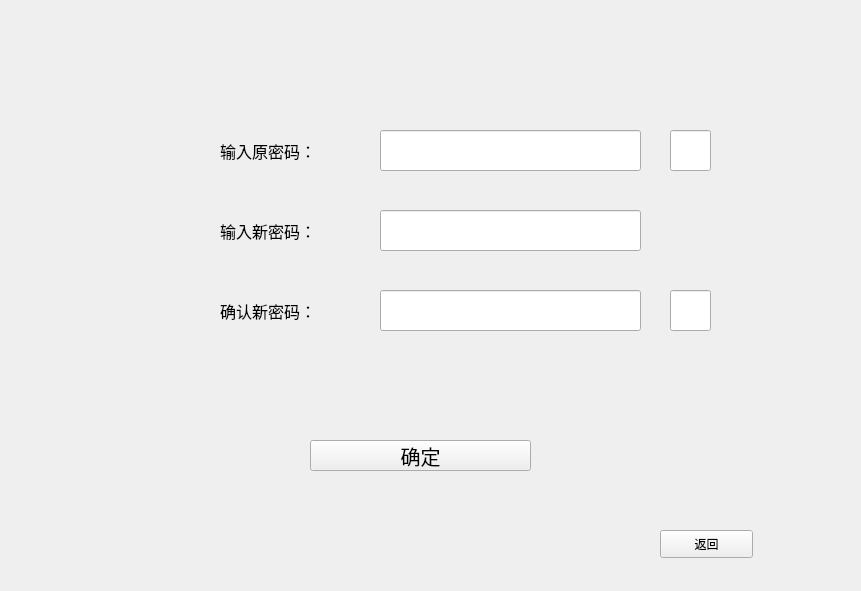
<?xml version="1.0" encoding="UTF-8"?>
<ui version="4.0">
 <class>account_manage</class>
 <widget class="QMainWindow" name="account_manage">
  <property name="geometry">
   <rect>
    <x>0</x>
    <y>0</y>
    <width>861</width>
    <height>591</height>
   </rect>
  </property>
  <property name="windowTitle">
   <string>MainWindow</string>
  </property>
  <property name="styleSheet">
   <string notr="true">
border-image: url(:/new/background/mainBack.jpg);</string>
  </property>
  <widget class="QWidget" name="centralwidget">
   <widget class="QLineEdit" name="old_password">
    <property name="geometry">
     <rect>
      <x>380</x>
      <y>130</y>
      <width>261</width>
      <height>41</height>
     </rect>
    </property>
    <property name="font">
     <font>
      <pointsize>16</pointsize>
     </font>
    </property>
    <property name="styleSheet">
     <string notr="true">border-image: url(:/new/background/input_box.jpg);</string>
    </property>
    <property name="text">
     <string/>
    </property>
   </widget>
   <widget class="QLineEdit" name="new_password">
    <property name="geometry">
     <rect>
      <x>380</x>
      <y>210</y>
      <width>261</width>
      <height>41</height>
     </rect>
    </property>
    <property name="font">
     <font>
      <pointsize>16</pointsize>
     </font>
    </property>
    <property name="styleSheet">
     <string notr="true">border-image: url(:/new/background/input_box.jpg);</string>
    </property>
    <property name="text">
     <string/>
    </property>
   </widget>
   <widget class="QLabel" name="label">
    <property name="geometry">
     <rect>
      <x>220</x>
      <y>130</y>
      <width>141</width>
      <height>41</height>
     </rect>
    </property>
    <property name="font">
     <font>
      <family>幼圆</family>
      <pointsize>12</pointsize>
     </font>
    </property>
    <property name="styleSheet">
     <string notr="true">border-image: url(:/new/background/blank.jpg);</string>
    </property>
    <property name="text">
     <string>输入原密码：</string>
    </property>
   </widget>
   <widget class="QLabel" name="label_2">
    <property name="geometry">
     <rect>
      <x>220</x>
      <y>210</y>
      <width>141</width>
      <height>41</height>
     </rect>
    </property>
    <property name="font">
     <font>
      <family>幼圆</family>
      <pointsize>12</pointsize>
     </font>
    </property>
    <property name="styleSheet">
     <string notr="true">border-image: url(:/new/background/blank.jpg);</string>
    </property>
    <property name="text">
     <string>输入新密码：</string>
    </property>
   </widget>
   <widget class="QLabel" name="label_3">
    <property name="geometry">
     <rect>
      <x>220</x>
      <y>290</y>
      <width>141</width>
      <height>41</height>
     </rect>
    </property>
    <property name="font">
     <font>
      <family>幼圆</family>
      <pointsize>12</pointsize>
     </font>
    </property>
    <property name="styleSheet">
     <string notr="true">border-image: url(:/new/background/blank.jpg);</string>
    </property>
    <property name="text">
     <string>确认新密码：</string>
    </property>
   </widget>
   <widget class="QLineEdit" name="new_password_cofirm">
    <property name="geometry">
     <rect>
      <x>380</x>
      <y>290</y>
      <width>261</width>
      <height>41</height>
     </rect>
    </property>
    <property name="font">
     <font>
      <pointsize>16</pointsize>
     </font>
    </property>
    <property name="styleSheet">
     <string notr="true">border-image: url(:/new/background/input_box.jpg);</string>
    </property>
    <property name="text">
     <string/>
    </property>
   </widget>
   <widget class="QLineEdit" name="Wrong1">
    <property name="geometry">
     <rect>
      <x>670</x>
      <y>130</y>
      <width>41</width>
      <height>41</height>
     </rect>
    </property>
    <property name="styleSheet">
     <string notr="true">border-image: url(:/new/background/wrong.png);</string>
    </property>
    <property name="readOnly">
     <bool>true</bool>
    </property>
   </widget>
   <widget class="QLineEdit" name="Wrong2">
    <property name="geometry">
     <rect>
      <x>670</x>
      <y>290</y>
      <width>41</width>
      <height>41</height>
     </rect>
    </property>
    <property name="styleSheet">
     <string notr="true">border-image: url(:/new/background/wrong.png);</string>
    </property>
    <property name="readOnly">
     <bool>true</bool>
    </property>
   </widget>
   <widget class="QPushButton" name="pushButton">
    <property name="geometry">
     <rect>
      <x>310</x>
      <y>440</y>
      <width>221</width>
      <height>31</height>
     </rect>
    </property>
    <property name="font">
     <font>
      <family>幼圆</family>
      <pointsize>15</pointsize>
     </font>
    </property>
    <property name="styleSheet">
     <string notr="true">border-image: url(:/new/background/ChooseButton.png);</string>
    </property>
    <property name="text">
     <string>确定</string>
    </property>
   </widget>
   <widget class="QPushButton" name="pushButton_2">
    <property name="geometry">
     <rect>
      <x>660</x>
      <y>530</y>
      <width>93</width>
      <height>28</height>
     </rect>
    </property>
    <property name="styleSheet">
     <string notr="true">border-image: url(:/new/background/ChooseButton.png);</string>
    </property>
    <property name="text">
     <string>返回</string>
    </property>
   </widget>
  </widget>
 </widget>
 <resources/>
 <connections/>
</ui>
